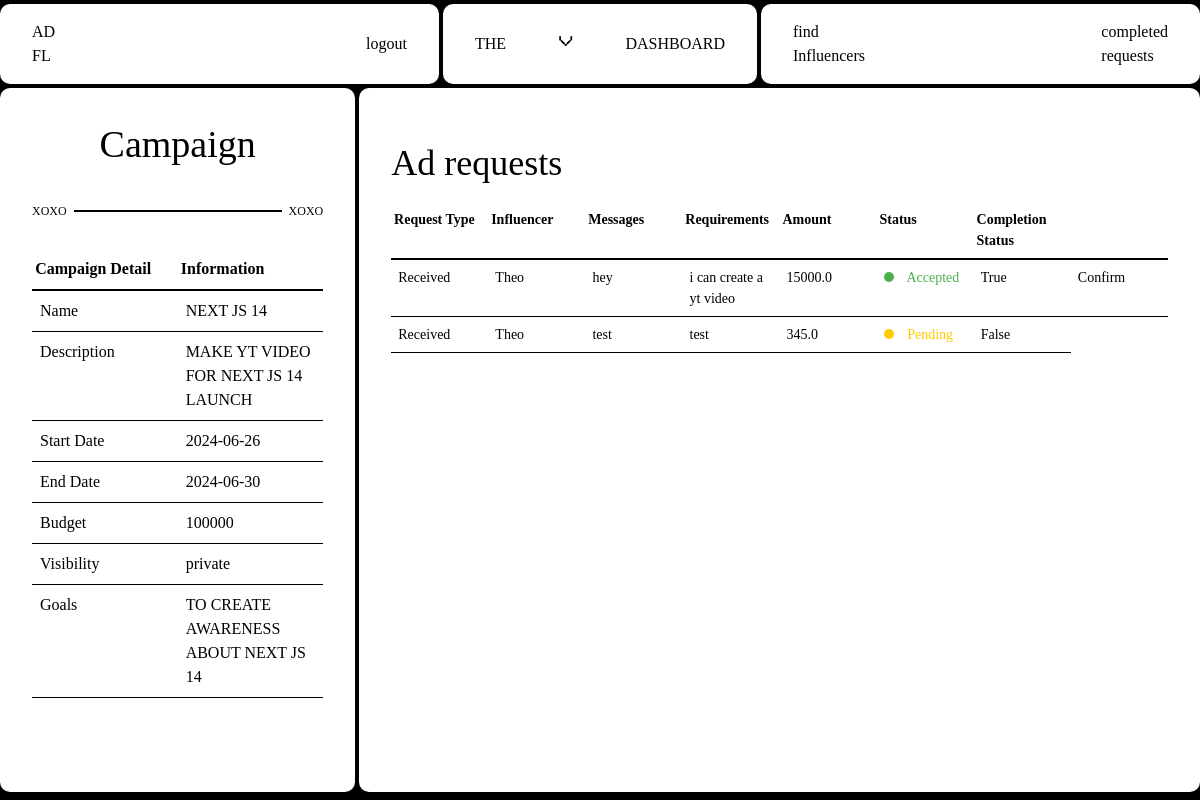
Before: /sponsor/viewCampaign/5 (signed in) with the older database file.
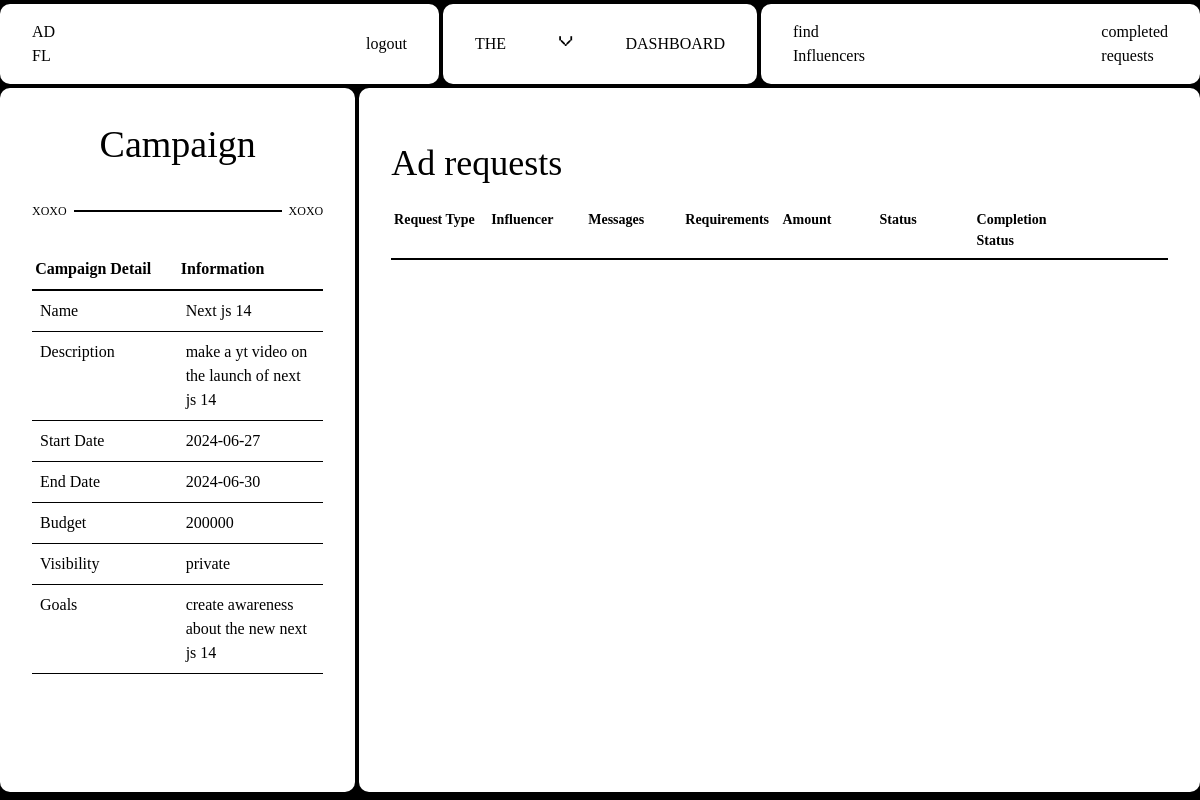
After: the same page with the newer database file.
### Adfluence/models.py (models this page shows)
class Campaign(db.Model):
    __tablename__ = "campaign"
    id = db.Column(db.Integer, primary_key=True)
    name = db.Column(db.String(140), nullable=False)
    description = db.Column(db.Text, nullable=False)
    start_date = db.Column(db.Date, nullable=False)
    end_date = db.Column(db.Date, nullable=False)
    budget = db.Column(db.Integer, nullable=False)
    visibility = db.Column(db.String(10), nullable=False)  # 'public' or 'private'
    goals = db.Column(db.Text, nullable=False)
    niche = db.Column(db.String(100), nullable=False)
    status = db.Column(db.String(100), nullable=False, default="Incomplete")
    flagged = db.Column(db.Boolean, default=False)
    user_id = db.Column(db.Integer, db.ForeignKey("user.id"), nullable=False)
    ad_requests = db.relationship(
        "AdRequest", backref="campaign", cascade="all, delete-orphan"
    )
    campaign_requests = db.relationship(
        "campaignRequest", backref="campaign", cascade="all, delete-orphan"
    )

class Influencer(db.Model, UserMixin):
    __tablename__ = "influencer"
    id = db.Column(db.Integer, primary_key=True)
    name = db.Column(db.String(150), nullable=False)
    email = db.Column(db.String(150), nullable=False)
    profile_picture = db.Column(db.String(100), nullable=False)
    niche = db.Column(db.String(100), nullable=False)
    reach = db.Column(db.Integer, nullable=False)
    user_id = Column(Integer, ForeignKey("user.id"), nullable=False)
    platform = db.Column(db.String(100), nullable=False)
    bank_account_balance = db.Column(db.Float, default=0.0)
    flagged = db.Column(db.Boolean, default=False)
    transactions = relationship(
        "Transaction", backref="influencer", cascade="all, delete-orphan"
    )
    ratings = relationship("Rating", backref="influencer", cascade="all, delete-orphan")
    bookmarks = relationship(
        "Bookmark", backref="influencer", cascade="all, delete-orphan"
    )
    adrequests = relationship(
        "AdRequest", backref="influencer", cascade="all, delete-orphan"
    )
    campaignrequests = relationship(
        "campaignRequest", backref="influencer", cascade="all, delete-orphan"
    )

class campaignRequest(db.Model):
    id = db.Column(db.Integer, primary_key=True)
    campaign_id = db.Column(db.Integer, db.ForeignKey("campaign.id"), nullable=False)
    influencer_id = db.Column(db.Integer, db.ForeignKey("influencer.id"))
    messages = db.Column(db.Text)
    requirements = db.Column(db.Text, nullable=False)
    payment_amount = db.Column(db.Float, nullable=False)
    status = db.Column(db.String(20), nullable=False, default="Pending")
    completed = db.Column(db.Boolean, default=False)
    completion_confirmed = db.Column(db.Boolean, default=False)
    payment_done = db.Column(db.Boolean, default=False)
    rating_done = db.Column(db.Boolean, default=False)

### Adfluence/sponsor.py (the view)
@sponsor.route("/viewCampaign/<int:campaign_id>", methods=["GET"])
@role_required("Sponsor")
@login_required
def viewCampaign(campaign_id):
    campaign = Campaign.query.get_or_404(campaign_id)
    campaignRequests = campaignRequest.query.filter_by(campaign_id=campaign_id).all()
    campaign_requests_with_details = []
    for campaign_request in campaignRequests:
        influencer = Influencer.query.get(campaign_request.influencer_id)
        if influencer:
            influencer_name = influencer.name
            campaign_requests_with_details.append(
                {
                    "request": campaign_request,
                    "influencer_name": influencer_name,
                    "request_type": "Received",
                }
            )
        else:
            flash("Influencer not found", category="error")
    adrequests = AdRequest.query.filter_by(campaign_id=campaign_id).all()
    sent_requests_with_details = []
    for sent_request in adrequests:
        influencer = Influencer.query.get(sent_request.influencer_id)
        influencer_name = influencer.name
        sent_requests_with_details.append(
            {
                "request": sent_request,
                "influencer_name": influencer_name,
                "request_type": "Sent",
            }
        )
    return render_template(
        "Sponsor/viewCampaign.html",
        user=current_user,
        campaign=campaign,
        ad_requests=sent_requests_with_details,
        campaign_requests=campaign_requests_with_details,
    )

### Adfluence/views.py (called while the page is built)
def role_required(role):
    def decorator(f):
        @wraps(f)
        def decorated_function(*args, **kwargs):
            if current_user.role != role:
                abort(403)
            return f(*args, **kwargs)
        return decorated_function
    return decorator

### Adfluence/templates/Sponsor/viewCampaign.html (shortened to what the changed rows need)
{% extends "base.html" %} {% block head %}
<link
  rel="stylesheet"
  href="{{ url_for('static', filename='src/sponsor_css/view_campaign.css') }}"
/>
{% endblock %} {% block content %}
<div class="container">
  <div class="content-wrapper">
    <div class="col-1 col">
      <div class="header">
        <h1>Campaign</h1>
      </div>
      <div class="table-wrapper">
        <table class="first-table">
          <tbody>
            <tr>
              <th>Campaign Detail</th>
              <th>Information</th>
            </tr>
            <tr>
              <td>Name</td>
              <td>{{ campaign.name }}</td>
            </tr>
            <tr>
              <td>Description</td>
              <td>{{ campaign.description }}</td>
            </tr>
            <tr>
              <td>Start Date</td>
              <td>{{ campaign.start_date.strftime('%Y-%m-%d') }}</td>
            </tr>
            <tr>
              <td>End Date</td>
              <td>{{ campaign.end_date.strftime('%Y-%m-%d') }}</td>
            </tr>
            <tr>
              <td>Budget</td>
              <td>{{ campaign.budget }}</td>
            </tr>
            <tr>
              <td>Visibility</td>
              <td>{{ campaign.visibility }}</td>
            </tr>
            <tr>
              <td>Goals</td>
              <td>{{ campaign.goals }}</td>
            </tr>
          </tbody>
        </table>
      </div>
    </div>
    <div class="col-2 col">
      <h1>Ad requests</h1>
      <div class="table-wrapper-2">
        <table class="second-table">
          <thead>
            <tr>
              <th>Request Type</th>
              <th>Influencer</th>
              <th>Messages</th>
              <th>Requirements</th>
              <th>Amount</th>
              <th>Status</th>
              <th>Completion Status</th>
              <th></th>
            </tr>
          </thead>
          <tbody>
            {% for request in ad_requests + campaign_requests %} {% if not
            request.request.completion_confirmed %}
            <tr>
              <td>{{ request.request_type }}</td>
              <td>{{ request.influencer_name }}</td>
              <td>{{ request.request.messages }}</td>
              <td>{{ request.request.requirements }}</td>
              <td>{{ request.request.payment_amount }}</td>
              <td
                class="{% if request.request.status == 'Pending' %} status-pending {% elif request.request.status == 'Accepted' %} status-accepted {% elif request.request.status == 'Rejected' %} status-rejected {% endif %}"
              >
                {{ request.request.status }}
              </td>
              <td>{{ request.request.completed }}</td>
              {% if request.request.completed == True %}
              <td>
                <form
                  action="{{ url_for('sponsor.confirm_completion', campaign_id=campaign.id, ad_request_id=request.request.id) }}"
                  method="post"
                >
                  <button class="view" type="submit">Confirm</button>
                </form>
              </td>
              {% endif %} {% endif %} {% endfor %}
            </tr>
          </tbody>
        </table>
      </div>
    </div>
  </div>
</div>
{% endblock %}

Changed rows visible on the page:
no longer on this page (row edited): Influencer: request_type "Received", influencer_name "Theo", request.messages "hey", request.requirements "i can create a yt video", request.payment_amount "15000.0", request.status "Accepted", request.completed "True", request.messages "test", request.requirements "test", request.payment_amount "345.0", request.status "Pending", request.completed "False"
changed Campaign "private": name "NEXT JS 14" → "Next js 14"; description "MAKE YT VIDEO FOR NEXT JS 14 LAUNCH" → "make a yt video on the launch of next js 14"; start_date "2024-06-26" → "2024-06-27"; budget "100000" → "200000"; goals "TO CREATE AWARENESS ABOUT NEXT JS 14" → "create awareness about the new next js 14"
